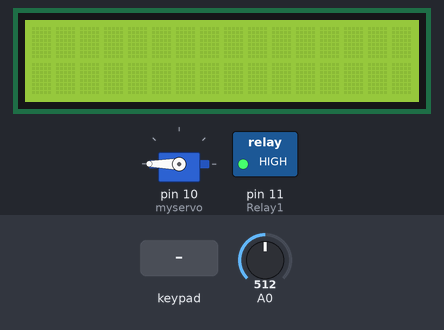
The sketch below on a simulated Arduino Uno, built with avr-gcc and run on an emulated ATmega328P. Parts: servo, 16×2 character LCD, switched loads named in the sketch (green lamp = pin HIGH). Inputs (shaded band) come from the test bench; at power-on: A0 = 512. The local clock reads 2024-03-15 10:24:30 at power-on unless the sketch sets it; what the sketch prints to the serial monitor is not drawn.

Above: at 1.2 s.
1.3 s: A0 set to 716
At 2.7 s:
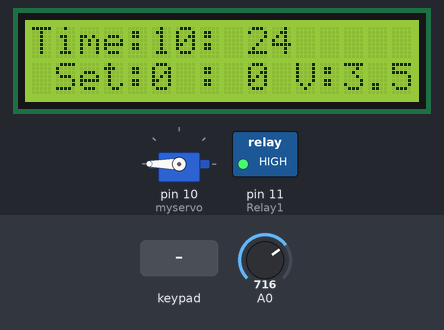
3.6 s: keypad keys 9 8 7 6 # pressed 0.839 s apart
At 10.4 s:
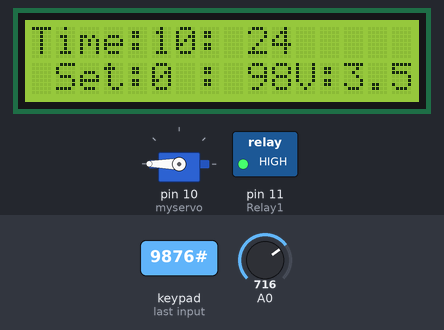
11.0 s: key 'A' pressed
At 12.4 s:
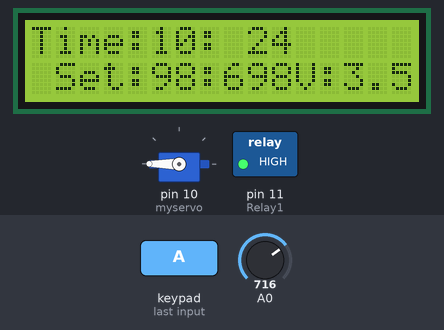
13.3 s: keypad keys 5 4 3 2 # pressed 0.839 s apart
At 20.5 s:
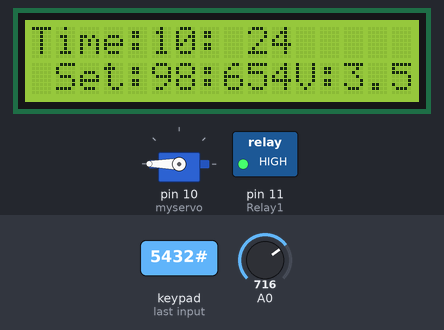
20.7 s: A0 set to 900
At 22.1 s:
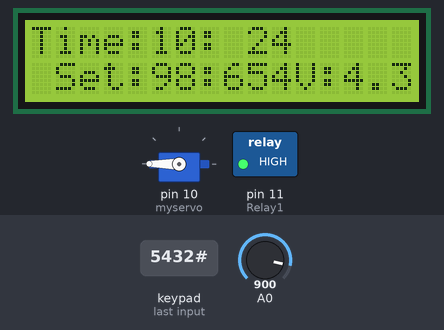
22.5 s: key '*' pressed
At 23.0 s:
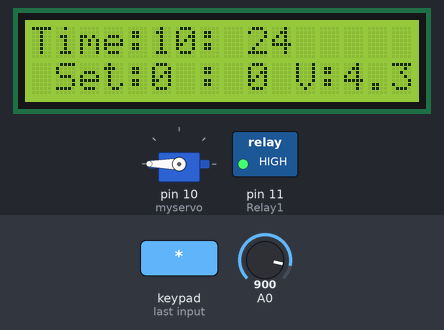
Timing chart, 0 to 25.1 s (numbered marks = the images above; inputs shaded):
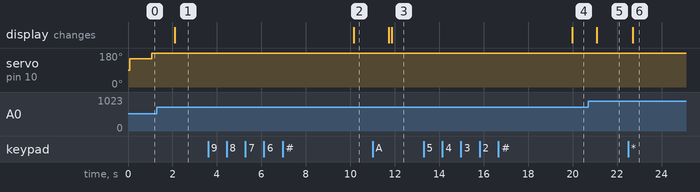

The sketch:

test7.ino
```cpp
#include <Keypad.h>
#include <LiquidCrystal_I2C.h>
#include "Wire.h"
#include "SPI.h"  // not used here, but needed to prevent a RTClib compile error
#include "RTClib.h"
#include <Servo.h>
Servo myservo;
RTC_DS3231 RTC;
DateTime now = RTC.now();
LiquidCrystal_I2C lcd(0x27,16,2);
const byte ROWS = 4; //four rows
const byte COLS = 4; //three columns
char keys[ROWS][COLS] = {
  {'1', '2', '3', 'A'},
  {'4', '5', '6', 'B'},
  {'7', '8', '9', 'C'},
  {'*', '0', '#', 'D'}
};
byte rowPins[ROWS] = {9, 8, 7, 6};
byte colPins[COLS] = {5, 4, 3, 2};
Keypad keypad = Keypad( makeKeymap(keys), rowPins, colPins, ROWS, COLS );
int Relay1 = 11;
int Num1,Num2,Number;
int H;
int M;
int S;
char key,action;
boolean result = false;

void setup(){
  Serial.begin(9600);
  pinMode(A0,INPUT);
  myservo.attach(10);
  Wire.begin();
  RTC.begin();
  // ตั้งเวลาเตือนให้เอา // ข้างหน้า RTC.adjust ออก
  //RTC.adjust(DateTime(__DATE__, __TIME__));
  if (! RTC.isrunning()) {
    Serial.println("RTC is NOT running!");
    // following line sets the RTC to the date & time this sketch was compiled
    RTC.adjust(DateTime(__DATE__, __TIME__));
  }
  DateTime now = RTC.now();
  pinMode(Relay1, OUTPUT);
  digitalWrite(Relay1, HIGH);
  lcd.init();
  lcd.backlight();
}

void loop(){
  digitalWrite(Relay1, HIGH);
  key = keypad.getKey();

  if (Num1 == H && Num2== M){
    myservo.write(150);
    delay(1000);
    myservo.write(180);
    delay(1000);
  }
  else if (Num1 == H && Num2== M && S < 10){
    myservo.write(0);
  }
  Keypads();
  SetTime();
  Water();
  if (key != NO_KEY){
  Serial.println(key);
  }
}

void Keypads(){
    lcd.clear();
    if (key=='*') {
    Number=Num1=Num2=0; result=false;
    lcd.clear();
    }
    if (key == '1'){
    if (Number==0)
    Number=1;
    else
    Number = (Number*10) + 1;
    }
    if (key == '4'){
    if (Number==0)
    Number=4;
    else
    Number = (Number*10) + 4;
    }
    if (key == '7'){
    if (Number==0)
    Number=7;
    else
    Number = (Number*10) + 7;
    }
    if (key == '0'){
    if (Number==0)
    Number=0;
    else
    Number = (Number*10) + 0;
    }
    if (key == '2'){
    if (Number==0)
    Number=2;
    else
    Number = (Number*10) + 2;
    }
    if (key == '5'){
    if (Number==0)
    Number=5;
    else
    Number = (Number*10) + 5;
    }
    if (key == '8'){
    if (Number==0)
    Number=8;
    else
    Number = (Number*10) + 8;
    }
    if (key == '#'){
    Num2=Number;
    result = true;
    }
    if (key == '3'){
    if (Number==0)
    Number=3;
    else
    Number = (Number*10) + 3;
    }
    if (key == '6'){
    if (Number==0)
    Number=6;
    else
    Number = (Number*10) + 6;
    }
    if (key == '9'){
    if (Number==0)
    Number=9;
    else
    Number = (Number*10) + 9;
    }
    if (key == 'A'){
    Num1 = Number;
    Number =0;
    delay(100);
  }
}

void SetTime(){

  lcd.setCursor(0, 0);
  lcd.print("Time: ");

  lcd.setCursor(5, 0);
  lcd.print(now.hour(), DEC);
  lcd.setCursor(7, 0);
  lcd.print(':');
  lcd.setCursor(9, 0);
  lcd.print(now.minute(), DEC);
  H = now.hour();
  M = now.minute();
  S = now.second();

  lcd.setCursor(1, 1);
  lcd.print("Set: ");

  lcd.setCursor(5, 1);
  lcd.print(Num1);
  lcd.setCursor(7, 1);
  lcd.print(':');
  lcd.setCursor(9, 1);
  lcd.print(Num2);
}
void Water(){
  int sensor = analogRead(A0);
  float volte = sensor*(5.0/1024.0);
  lcd.setCursor(11, 1);
  lcd.print("V:");
  lcd.setCursor(13, 1);
  lcd.print(volte);
  delay(500);
}
```

Measured:
- after the input at 1.3 s, the display: changes after 0.80 s (image 1)
- after the input at 3.6 s, the display: changes after 6.5 s (image 2)
- after the input at 11.0 s, the display: first changes after 0.73 s (image 3 shows a later state)
- after the input at 13.3 s, the display: changes after 6.7 s (image 4)
- after the input at 20.7 s, the display: changes after 0.38 s (image 5)
- after the input at 22.5 s, the display: changes after 0.20 s (image 6)
